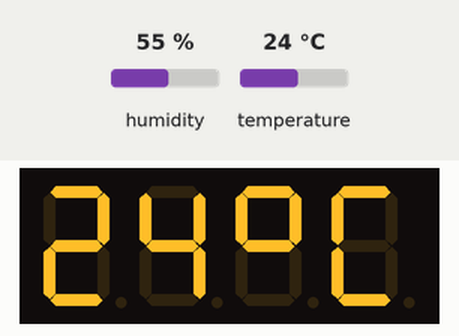
Recording of a sketch running on a simulated Arduino Uno, built with avr-gcc and run on an emulated ATmega328P. Shown: 4-digit seven-segment display. Inputs (shaded band) come from the test bench; at power-on: humidity 55 %, temperature 24 °C.

Above: at 4.9 s.
5.0 s: humidity set to 22 %
At 10.7 s:
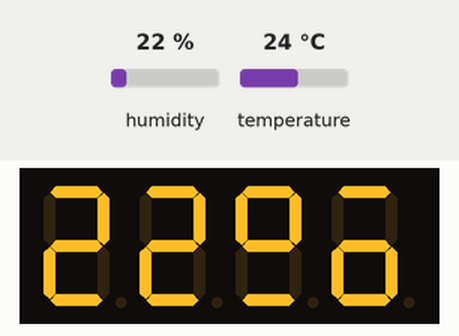
13.8 s: temperature set to 12 °C
At 17.1 s:
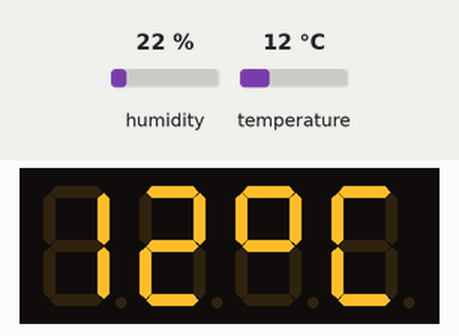
20.0 s: humidity set to 40 %
At 23.0 s:
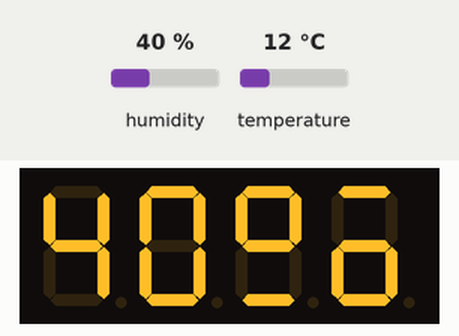
26.1 s: temperature set to 19 °C
At 29.4 s:
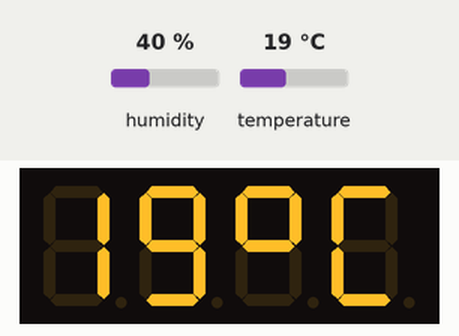
Timing chart, 0 to 30.9 s (numbered marks = the images above; inputs shaded):
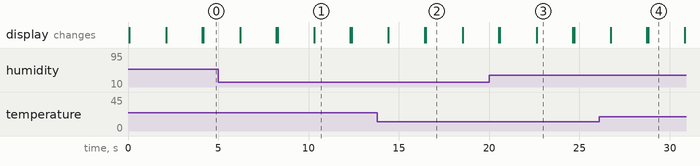

Measured:
- what the display in image 1 shows lasts 2.0 s, from 10.3 s to 12.3 s

The sketch:

lab2.ino
```cpp
//Lab2 1
//Выводить температуру в градусах цельсия и влажность с паузой 2 секунды (2 знака на значение, 2 знака пояснение)

#include <TM1637Display.h>
#include "DHT.h"

#define CLK 2
#define DIO 3
#define DHTPIN 4

#define DELAY1 2000

#define MINUS SEG_G
#define C SEG_D | SEG_E | SEG_F | SEG_A
#define o SEG_A | SEG_B | SEG_F | SEG_G
#define prleft SEG_A | SEG_B | SEG_F | SEG_G | SEG_D
#define prright SEG_A | SEG_G | SEG_D | SEG_C | SEG_E

TM1637Display display(CLK, DIO);
DHT dht(DHTPIN, DHT11);

void setup() {
  display.setBrightness(7);
  dht.begin();
}

void loop() {
  display.clear();
  task();
}

void task()
{
  const uint8_t temp[] = { o, C };
  const uint8_t humi[] = {prleft, prright};

  float h = dht.readHumidity();
  float t = dht.readTemperature();

  display.showNumberDec(int(t), false, 2, 0);
  display.setSegments(temp, 2, 2);
  delay(DELAY1);

  display.showNumberDec(int(h), false, 2, 0);
  display.setSegments(humi, 2, 2);
  delay(DELAY1);
}
```
